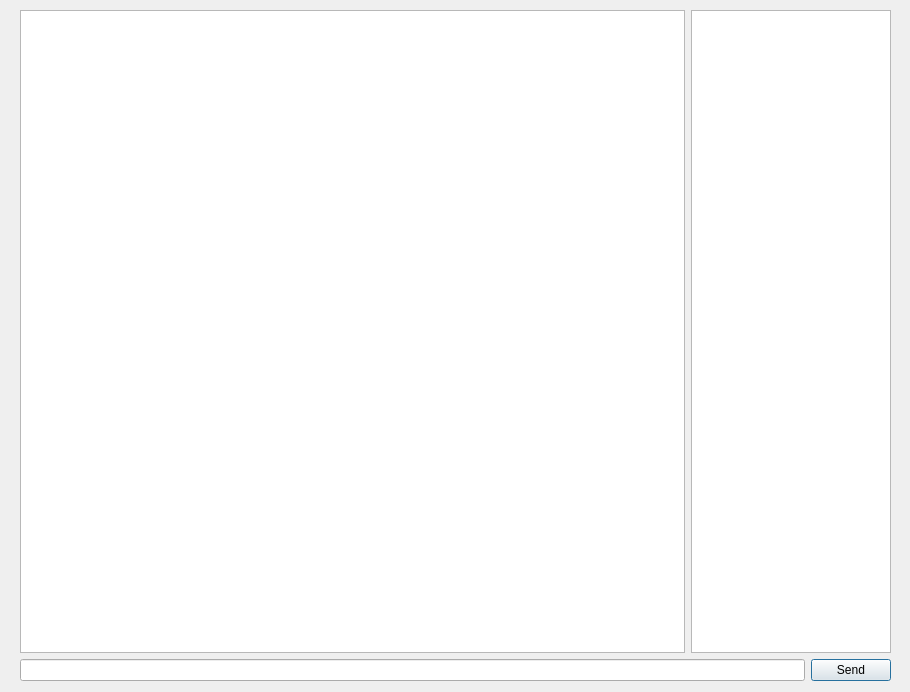
<?xml version="1.0" encoding="UTF-8"?>
<ui version="4.0">
 <class>DISCUSSIT</class>
 <widget class="QWidget" name="DISCUSSIT">
  <property name="geometry">
   <rect>
    <x>0</x>
    <y>0</y>
    <width>910</width>
    <height>692</height>
   </rect>
  </property>
  <property name="windowTitle">
   <string>Form</string>
  </property>
  <widget class="QWidget" name="verticalLayoutWidget">
   <property name="geometry">
    <rect>
     <x>20</x>
     <y>10</y>
     <width>871</width>
     <height>671</height>
    </rect>
   </property>
   <layout class="QVBoxLayout" name="verticalLayout">
    <item>
     <layout class="QHBoxLayout" name="horizontalLayout_3">
      <item>
       <widget class="QListView" name="chats"/>
      </item>
      <item>
       <widget class="QListView" name="users_lists">
        <property name="maximumSize">
         <size>
          <width>200</width>
          <height>16777215</height>
         </size>
        </property>
       </widget>
      </item>
     </layout>
    </item>
    <item>
     <layout class="QHBoxLayout" name="horizontalLayout">
      <item>
       <widget class="QLineEdit" name="message"/>
      </item>
      <item>
       <widget class="QPushButton" name="send_message">
        <property name="text">
         <string>Send</string>
        </property>
        <property name="autoDefault">
         <bool>true</bool>
        </property>
        <property name="default">
         <bool>true</bool>
        </property>
       </widget>
      </item>
     </layout>
    </item>
   </layout>
  </widget>
 </widget>
 <resources/>
 <connections/>
</ui>
